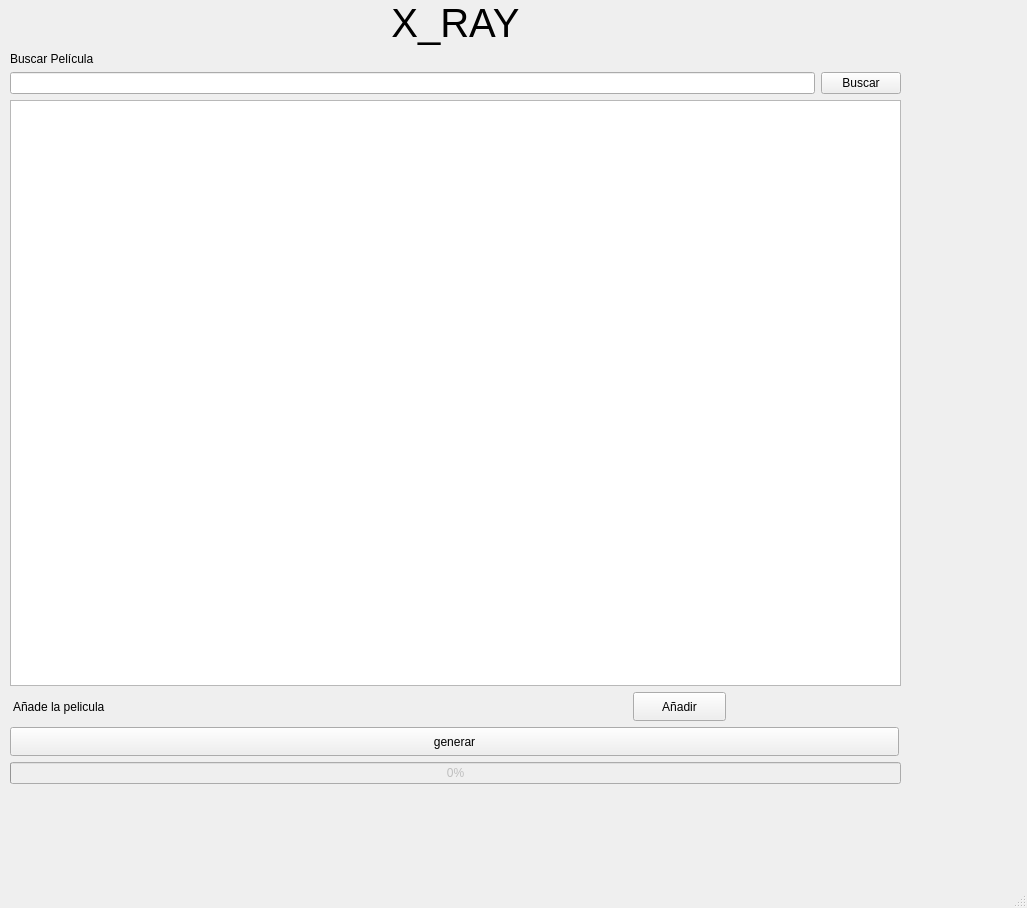
<?xml version="1.0" encoding="UTF-8"?>
<ui version="4.0">
 <class>MainWindow</class>
 <widget class="QMainWindow" name="MainWindow">
  <property name="geometry">
   <rect>
    <x>0</x>
    <y>0</y>
    <width>1027</width>
    <height>908</height>
   </rect>
  </property>
  <property name="windowTitle">
   <string>MainWindow</string>
  </property>
  <widget class="QWidget" name="centralwidget">
   <widget class="QWidget" name="verticalLayoutWidget">
    <property name="geometry">
     <rect>
      <x>10</x>
      <y>0</y>
      <width>891</width>
      <height>784</height>
     </rect>
    </property>
    <layout class="QVBoxLayout" name="verticalLayout">
     <item>
      <widget class="QLabel" name="label">
       <property name="font">
        <font>
         <pointsize>30</pointsize>
         <bold>false</bold>
        </font>
       </property>
       <property name="text">
        <string>X_RAY</string>
       </property>
       <property name="alignment">
        <set>Qt::AlignmentFlag::AlignCenter</set>
       </property>
      </widget>
     </item>
     <item>
      <widget class="QLabel" name="txtBuscarPelicula">
       <property name="text">
        <string>Buscar Película</string>
       </property>
      </widget>
     </item>
     <item>
      <layout class="QHBoxLayout" name="horizontalLayout">
       <item>
        <widget class="QLineEdit" name="LineBuscarPelicula"/>
       </item>
       <item>
        <widget class="QPushButton" name="btnBuscarPelicula">
         <property name="text">
          <string>Buscar</string>
         </property>
        </widget>
       </item>
      </layout>
     </item>
     <item>
      <widget class="QListWidget" name="listPeliculas">
       <property name="enabled">
        <bool>true</bool>
       </property>
       <property name="minimumSize">
        <size>
         <width>889</width>
         <height>534</height>
        </size>
       </property>
       <property name="showDropIndicator" stdset="0">
        <bool>true</bool>
       </property>
      </widget>
     </item>
     <item>
      <layout class="QHBoxLayout" name="horizontalLayout_2">
       <item alignment="Qt::AlignmentFlag::AlignRight|Qt::AlignmentFlag::AlignVCenter">
        <widget class="QLabel" name="lblSeleccionarVideo">
         <property name="minimumSize">
          <size>
           <width>440</width>
           <height>29</height>
          </size>
         </property>
         <property name="text">
          <string>Añade la pelicula</string>
         </property>
        </widget>
       </item>
       <item alignment="Qt::AlignmentFlag::AlignHCenter">
        <widget class="QPushButton" name="btnSeleccionarPelicula">
         <property name="minimumSize">
          <size>
           <width>93</width>
           <height>29</height>
          </size>
         </property>
         <property name="text">
          <string>Añadir</string>
         </property>
        </widget>
       </item>
      </layout>
     </item>
     <item alignment="Qt::AlignmentFlag::AlignLeft">
      <widget class="QPushButton" name="BtnGenerar">
       <property name="minimumSize">
        <size>
         <width>889</width>
         <height>29</height>
        </size>
       </property>
       <property name="maximumSize">
        <size>
         <width>889</width>
         <height>29</height>
        </size>
       </property>
       <property name="text">
        <string>generar</string>
       </property>
      </widget>
     </item>
     <item>
      <widget class="QProgressBar" name="progressBar">
       <property name="enabled">
        <bool>false</bool>
       </property>
       <property name="value">
        <number>0</number>
       </property>
      </widget>
     </item>
    </layout>
   </widget>
  </widget>
  <widget class="QMenuBar" name="menubar">
   <property name="geometry">
    <rect>
     <x>0</x>
     <y>0</y>
     <width>1027</width>
     <height>33</height>
    </rect>
   </property>
  </widget>
  <widget class="QStatusBar" name="statusbar"/>
 </widget>
 <resources/>
 <connections/>
</ui>
